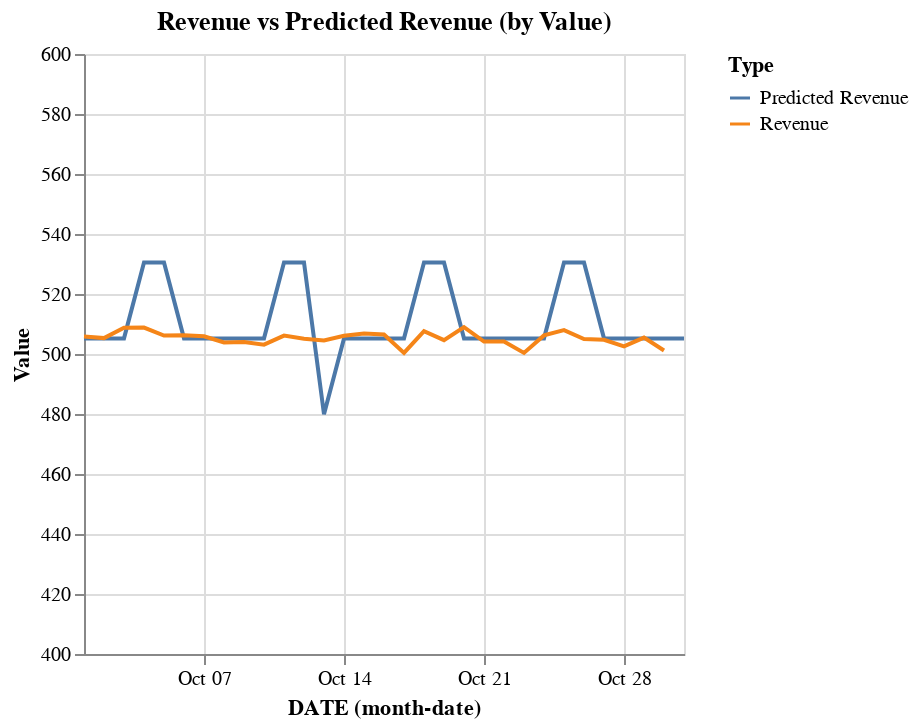

The code cell stored with this chart in its notebook:
### Code cell
df_forecast_labeled = df_forecast.copy()
df_forecast_labeled['Label'] = 'Predicted Revenue'
df_forecast_labeled = df_forecast_labeled.rename(columns={'PREDICTED_REVENUE': 'Value'})
df_last_year_labeled = df_transactions_filtered_groupby.copy()
df_last_year_labeled['Label'] = 'Revenue'
df_last_year_labeled = df_last_year_labeled.rename(columns={'REVENUE': 'Value'})

# Combine
combined_df = pd.concat([
    df_forecast_labeled[['DATE', 'Value', 'Label']],
    df_last_year_labeled[['DATE', 'Value', 'Label']]
])

# Plot with Value on X and color based on Label
final_chart = alt.Chart(combined_df).mark_line().encode(
    y=alt.Y('Value:Q',scale=alt.Scale(domain=[400, 600])),
    x='monthdate(DATE):T',
    color=alt.Color('Label:N', legend=alt.Legend(title='Type')),
    tooltip=['DATE', 'Value', 'Label']
).properties(
    title='Revenue vs Predicted Revenue (by Value)'
)

final_chart

### Figure 1 — Vega-Lite specification as saved in the notebook (floating-point values rounded to 4 significant figures)
{"config": {"view": {"continuousWidth": 300, "continuousHeight": 300}}, "data": {"name": "data-efcecdca98fdb0ef70defc9471343726"}, "mark": {"type": "line"}, "encoding": {"color": {"field": "Label", "legend": {"title": "Type"}, "type": "nominal"}, "tooltip": [{"field": "DATE", "type": "temporal"}, {"field": "Value", "type": "quantitative"}, {"field": "Label", "type": "nominal"}], "x": {"field": "DATE", "timeUnit": "monthdate", "type": "temporal"}, "y": {"field": "Value", "scale": {"domain": [400, 600]}, "type": "quantitative"}}, "title": "Revenue vs Predicted Revenue (by Value)", "$schema": "https://vega.github.io/schema/vega-lite/v5.20.1.json", "datasets": {"data-efcecdca98fdb0ef70defc9471343726": [{"DATE": "2025-10-01T00:00:00.000000", "Value": 505.2, "Label": "Predicted Revenue"}, {"DATE": "2025-10-02T00:00:00.000000", "Value": 505.2, "Label": "Predicted Revenue"}, {"DATE": "2025-10-03T00:00:00.000000", "Value": 505.2, "Label": "Predicted Revenue"}, {"DATE": "2025-10-04T00:00:00.000000", "Value": 530.5, "Label": "Predicted Revenue"}, {"DATE": "2025-10-05T00:00:00.000000", "Value": 530.5, "Label": "Predicted Revenue"}, {"DATE": "2025-10-06T00:00:00.000000", "Value": 505.2, "Label": "Predicted Revenue"}, {"DATE": "2025-10-07T00:00:00.000000", "Value": 505.2, "Label": "Predicted Revenue"}, {"DATE": "2025-10-08T00:00:00.000000", "Value": 505.2, "Label": "Predicted Revenue"}, {"DATE": "2025-10-09T00:00:00.000000", "Value": 505.2, "Label": "Predicted Revenue"}, {"DATE": "2025-10-10T00:00:00.000000", "Value": 505.2, "Label": "Predicted Revenue"}, {"DATE": "2025-10-11T00:00:00.000000", "Value": 530.5, "Label": "Predicted Revenue"}, {"DATE": "2025-10-12T00:00:00.000000", "Value": 530.5, "Label": "Predicted Revenue"}, {"DATE": "2025-10-13T00:00:00.000000", "Value": 479.9, "Label": "Predicted Revenue"}, {"DATE": "2025-10-14T00:00:00.000000", "Value": 505.2, "Label": "Predicted Revenue"}, {"DATE": "2025-10-15T00:00:00.000000", "Value": 505.2, "Label": "Predicted Revenue"}, {"DATE": "2025-10-16T00:00:00.000000", "Value": 505.2, "Label": "Predicted Revenue"}, {"DATE": "2025-10-17T00:00:00.000000", "Value": 505.2, "Label": "Predicted Revenue"}, {"DATE": "2025-10-18T00:00:00.000000", "Value": 530.5, "Label": "Predicted Revenue"}, {"DATE": "2025-10-19T00:00:00.000000", "Value": 530.5, "Label": "Predicted Revenue"}, {"DATE": "2025-10-20T00:00:00.000000", "Value": 505.2, "Label": "Predicted Revenue"}, {"DATE": "2025-10-21T00:00:00.000000", "Value": 505.2, "Label": "Predicted Revenue"}, {"DATE": "2025-10-22T00:00:00.000000", "Value": 505.2, "Label": "Predicted Revenue"}, {"DATE": "2025-10-23T00:00:00.000000", "Value": 505.2, "Label": "Predicted Revenue"}, {"DATE": "2025-10-24T00:00:00.000000", "Value": 505.2, "Label": "Predicted Revenue"}, {"DATE": "2025-10-25T00:00:00.000000", "Value": 530.5, "Label": "Predicted Revenue"}, {"DATE": "2025-10-26T00:00:00.000000", "Value": 530.5, "Label": "Predicted Revenue"}, {"DATE": "2025-10-27T00:00:00.000000", "Value": 505.2, "Label": "Predicted Revenue"}, {"DATE": "2025-10-28T00:00:00.000000", "Value": 505.2, "Label": "Predicted Revenue"}, {"DATE": "2025-10-29T00:00:00.000000", "Value": 505.2, "Label": "Predicted Revenue"}, {"DATE": "2025-10-30T00:00:00.000000", "Value": 505.2, "Label": "Predicted Revenue"}, {"DATE": "2025-10-31T00:00:00.000000", "Value": 505.2, "Label": "Predicted Revenue"}, {"DATE": "2024-10-01T00:00:00.000000", "Value": 505.8, "Label": "Revenue"}, {"DATE": "2024-10-02T00:00:00.000000", "Value": 505.3, "Label": "Revenue"}, {"DATE": "2024-10-03T00:00:00.000000", "Value": 508.8, "Label": "Revenue"}, {"DATE": "2024-10-04T00:00:00.000000", "Value": 508.8, "Label": "Revenue"}, {"DATE": "2024-10-05T00:00:00.000000", "Value": 506.2, "Label": "Revenue"}, {"DATE": "2024-10-06T00:00:00.000000", "Value": 506.2, "Label": "Revenue"}, {"DATE": "2024-10-07T00:00:00.000000", "Value": 505.9, "Label": "Revenue"}, {"DATE": "2024-10-08T00:00:00.000000", "Value": 503.8, "Label": "Revenue"}, {"DATE": "2024-10-09T00:00:00.000000", "Value": 504.0, "Label": "Revenue"}, {"DATE": "2024-10-10T00:00:00.000000", "Value": 503.1, "Label": "Revenue"}, {"DATE": "2024-10-11T00:00:00.000000", "Value": 506.1, "Label": "Revenue"}, {"DATE": "2024-10-12T00:00:00.000000", "Value": 505.1, "Label": "Revenue"}, {"DATE": "2024-10-13T00:00:00.000000", "Value": 504.5, "Label": "Revenue"}, {"DATE": "2024-10-14T00:00:00.000000", "Value": 506.1, "Label": "Revenue"}, {"DATE": "2024-10-15T00:00:00.000000", "Value": 506.8, "Label": "Revenue"}, {"DATE": "2024-10-16T00:00:00.000000", "Value": 506.5, "Label": "Revenue"}, {"DATE": "2024-10-17T00:00:00.000000", "Value": 500.4, "Label": "Revenue"}, {"DATE": "2024-10-18T00:00:00.000000", "Value": 507.6, "Label": "Revenue"}, {"DATE": "2024-10-19T00:00:00.000000", "Value": 504.6, "Label": "Revenue"}, {"DATE": "2024-10-20T00:00:00.000000", "Value": 509.0, "Label": "Revenue"}, {"DATE": "2024-10-21T00:00:00.000000", "Value": 504.1, "Label": "Revenue"}, {"DATE": "2024-10-22T00:00:00.000000", "Value": 504.2, "Label": "Revenue"}, {"DATE": "2024-10-23T00:00:00.000000", "Value": 500.4, "Label": "Revenue"}, {"DATE": "2024-10-24T00:00:00.000000", "Value": 506.2, "Label": "Revenue"}, {"DATE": "2024-10-25T00:00:00.000000", "Value": 508.0, "Label": "Revenue"}, {"DATE": "2024-10-26T00:00:00.000000", "Value": 505.0, "Label": "Revenue"}, {"DATE": "2024-10-27T00:00:00.000000", "Value": 504.7, "Label": "Revenue"}, {"DATE": "2024-10-28T00:00:00.000000", "Value": 502.5, "Label": "Revenue"}, {"DATE": "2024-10-29T00:00:00.000000", "Value": 505.5, "Label": "Revenue"}, {"DATE": "2024-10-30T00:00:00.000000", "Value": 501.2, "Label": "Revenue"}]}}
